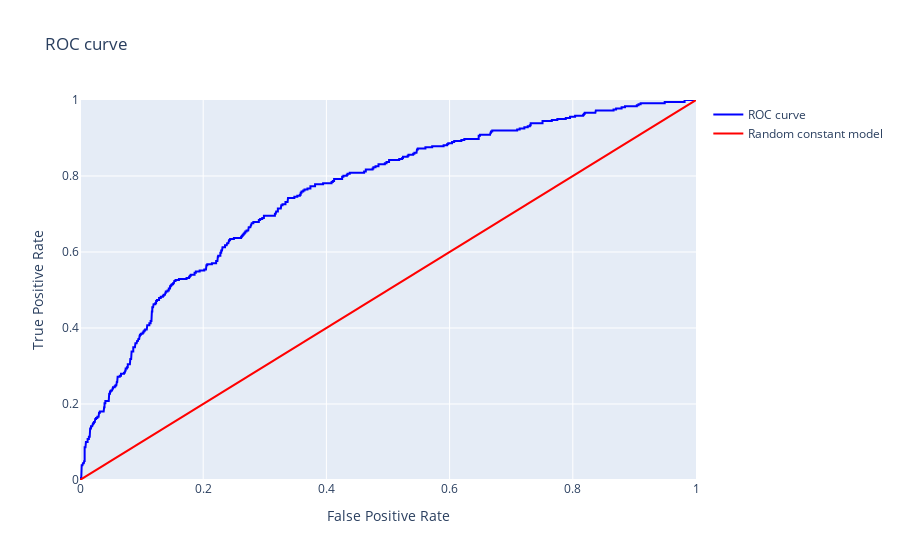

Notebook cell for this chart:
### Markdown cell above
Да, только точность выросла на одну сотую и все. Площадь под ROC-кривой почти не изменилась, скорее всего это связано с тем, что даже после перебора гиперпараметров модель стала не сильно лучше предсказывать положительный класс.

### Code cell
fpr, tpr, thresholds = roc_curve(target_valid, probabilities_one_valid)

trace_roc = go.Scatter(x=fpr, y=tpr, mode='lines', line=dict(color='blue'), name='ROC curve')

trace_diag = go.Scatter(x=[0, 1], y=[0, 1], mode='lines', line=dict(color='red'), name='Random constant model')

layout = go.Layout(
    title='ROC curve',
    xaxis=dict(title='False Positive Rate', range=[0, 1]),
    yaxis=dict(title='True Positive Rate', range=[0, 1])
)

fig = go.Figure(data=[trace_roc, trace_diag], layout=layout)

fig.show()

### Figure 1 — Plotly figure (JSON) as saved in the notebook; plotly's stock layout.template omitted (floating-point values rounded to 4 significant figures; data arrays with more than 128 entries replaced by an {"elided": "..."} marker saying what was removed)
{"data": [{"line": {"color": "blue"}, "mode": "lines", "name": "ROC curve", "type": "scatter", "x": {"elided": "471 float values"}, "y": {"elided": "471 float values"}}, {"line": {"color": "red"}, "mode": "lines", "name": "Random constant model", "type": "scatter", "x": [0, 1], "y": [0, 1]}], "layout": {"title": {"text": "ROC curve"}, "xaxis": {"range": [0, 1], "title": {"text": "False Positive Rate"}}, "yaxis": {"range": [0, 1], "title": {"text": "True Positive Rate"}}}}
